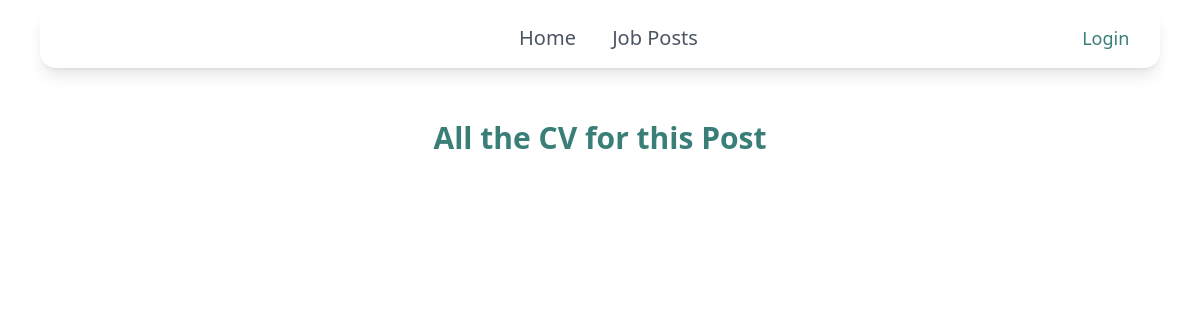
Page /cv/3 on the earlier database version.
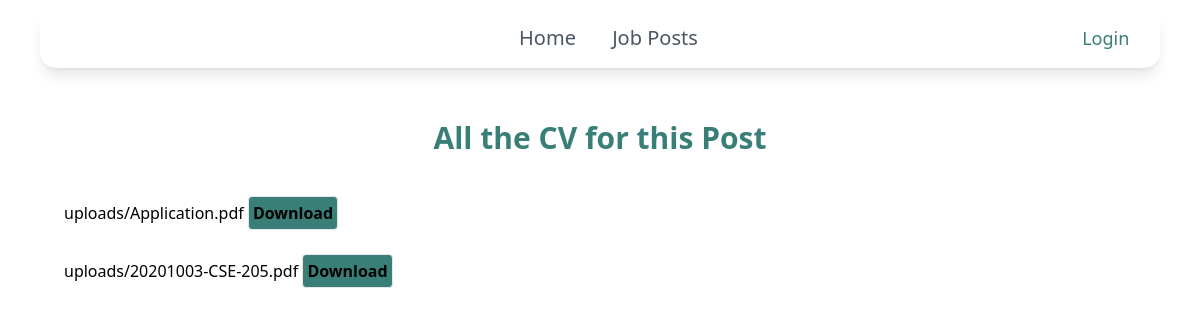
Same page on the later database version.
### core/models.py (models this page shows)
class Cv(models.Model):
    cv = models.FileField(upload_to ='uploads/')
    job = models.ForeignKey(Post,related_name='cv',on_delete=models.CASCADE,null=True)

### core/views.py (the view)
# urls.py: path('cv/<int:pk>', job_cv, name='job_cv'),
def job_cv(request,pk):
    document = Cv.objects.filter(job=pk)
    return render(request,'core/cv.html',{'cv':document})

### core/templates/core/cv.html
{% extends 'core/base.html' %}
{% block content %}
<div class="animate-crossfade mx-10 pt-24 flex flex-col justify-center ">
    <div class="flex flex-col justify-center ">
        <h1 class="text-center mb-5 text-3xl pb-5 font-bold text-[#397f77]">All the CV for this Post</h1>
        {% if cv %}
            {% for c in cv %}
                <a href="{{ c.cv.url }}">
                    {{c.cv.name}}
                    <button class="bg-[#397f77] hover:bg-blue-500 text-[#397f77]-700 font-semibold hover:text-black py-1 px-1 border border-[#397f77]-500 hover:border-transparent rounded" >Download</button>
                </a><br>
            {% endfor %}
        {% endif %}
    </div>
</div>
{% endblock %}

Differences in the rows shown:
added Cv: cv.name "uploads/Application.pdf"
added Cv: cv.name "uploads/20201003-CSE-205.pdf"
